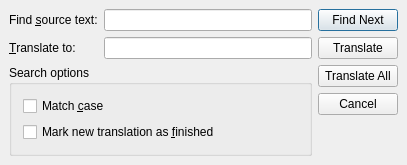
<ui version="4.0" >
 <comment>*********************************************************************
**
** Copyright (C) 1992-$THISYEAR$ $TROLLTECH$. All rights reserved.
**
** This file is part of the $MODULE$ of the Qt Toolkit.
**
** $TROLLTECH_DUAL_LICENSE$
**
** This file is provided AS IS with NO WARRANTY OF ANY KIND, INCLUDING THE
** WARRANTY OF DESIGN, MERCHANTABILITY AND FITNESS FOR A PARTICULAR PURPOSE.
**
*********************************************************************</comment>
 <class>TranslateDialog</class>
 <widget class="QDialog" name="TranslateDialog" >
  <property name="geometry" >
   <rect>
    <x>0</x>
    <y>0</y>
    <width>407</width>
    <height>145</height>
   </rect>
  </property>
  <property name="sizePolicy" >
   <sizepolicy vsizetype="Maximum" hsizetype="Preferred" >
    <horstretch>0</horstretch>
    <verstretch>0</verstretch>
   </sizepolicy>
  </property>
  <property name="windowTitle" >
   <string>Qt Linguist</string>
  </property>
  <property name="whatsThis" >
   <string>This window allows you to search for some text in the translation source file.</string>
  </property>
  <layout class="QHBoxLayout" >
   <property name="spacing" >
    <number>6</number>
   </property>
   <property name="leftMargin" >
    <number>9</number>
   </property>
   <property name="topMargin" >
    <number>9</number>
   </property>
   <property name="rightMargin" >
    <number>9</number>
   </property>
   <property name="bottomMargin" >
    <number>9</number>
   </property>
   <item>
    <layout class="QVBoxLayout" >
     <property name="spacing" >
      <number>6</number>
     </property>
     <property name="leftMargin" >
      <number>0</number>
     </property>
     <property name="topMargin" >
      <number>0</number>
     </property>
     <property name="rightMargin" >
      <number>0</number>
     </property>
     <property name="bottomMargin" >
      <number>0</number>
     </property>
     <item>
      <layout class="QGridLayout" >
       <property name="leftMargin" >
        <number>0</number>
       </property>
       <property name="topMargin" >
        <number>0</number>
       </property>
       <property name="rightMargin" >
        <number>0</number>
       </property>
       <property name="bottomMargin" >
        <number>0</number>
       </property>
       <property name="horizontalSpacing" >
        <number>6</number>
       </property>
       <property name="verticalSpacing" >
        <number>6</number>
       </property>
       <item row="1" column="1" >
        <widget class="QLineEdit" name="ledTranslateTo" >
         <property name="whatsThis" >
          <string>Type in the text to search for.</string>
         </property>
        </widget>
       </item>
       <item row="0" column="0" >
        <widget class="QLabel" name="findWhat" >
         <property name="text" >
          <string>Find &amp;source text:</string>
         </property>
         <property name="buddy" >
          <cstring>ledFindWhat</cstring>
         </property>
        </widget>
       </item>
       <item row="1" column="0" >
        <widget class="QLabel" name="translateTo" >
         <property name="text" >
          <string>&amp;Translate to:</string>
         </property>
         <property name="buddy" >
          <cstring>ledTranslateTo</cstring>
         </property>
        </widget>
       </item>
       <item row="0" column="1" >
        <widget class="QLineEdit" name="ledFindWhat" >
         <property name="whatsThis" >
          <string>Type in the text to search for.</string>
         </property>
        </widget>
       </item>
      </layout>
     </item>
     <item>
      <widget class="QGroupBox" name="groupBox" >
       <property name="title" >
        <string>Search options</string>
       </property>
       <layout class="QVBoxLayout" >
        <item>
         <widget class="QCheckBox" name="ckMatchCase" >
          <property name="whatsThis" >
           <string>Texts such as 'TeX' and 'tex' are considered as different when checked.</string>
          </property>
          <property name="text" >
           <string>Match &amp;case</string>
          </property>
         </widget>
        </item>
        <item>
         <widget class="QCheckBox" name="ckMarkFinished" >
          <property name="text" >
           <string>Mark new translation as &amp;finished</string>
          </property>
         </widget>
        </item>
        <item>
         <spacer>
          <property name="orientation" >
           <enum>Qt::Vertical</enum>
          </property>
          <property name="sizeHint" >
           <size>
            <width>20</width>
            <height>40</height>
           </size>
          </property>
         </spacer>
        </item>
       </layout>
      </widget>
     </item>
    </layout>
   </item>
   <item>
    <layout class="QVBoxLayout" >
     <property name="spacing" >
      <number>6</number>
     </property>
     <property name="leftMargin" >
      <number>0</number>
     </property>
     <property name="topMargin" >
      <number>0</number>
     </property>
     <property name="rightMargin" >
      <number>0</number>
     </property>
     <property name="bottomMargin" >
      <number>0</number>
     </property>
     <item>
      <widget class="QPushButton" name="findNxt" >
       <property name="whatsThis" >
        <string>Click here to find the next occurrence of the text you typed in.</string>
       </property>
       <property name="text" >
        <string>Find Next</string>
       </property>
       <property name="default" >
        <bool>true</bool>
       </property>
       <property name="flat" >
        <bool>false</bool>
       </property>
      </widget>
     </item>
     <item>
      <widget class="QPushButton" name="translate" >
       <property name="text" >
        <string>Translate</string>
       </property>
      </widget>
     </item>
     <item>
      <widget class="QPushButton" name="translateAll" >
       <property name="text" >
        <string>Translate All</string>
       </property>
      </widget>
     </item>
     <item>
      <widget class="QPushButton" name="cancel" >
       <property name="whatsThis" >
        <string>Click here to close this window.</string>
       </property>
       <property name="text" >
        <string>Cancel</string>
       </property>
      </widget>
     </item>
     <item>
      <spacer>
       <property name="orientation" >
        <enum>Qt::Vertical</enum>
       </property>
       <property name="sizeType" >
        <enum>QSizePolicy::Expanding</enum>
       </property>
       <property name="sizeHint" >
        <size>
         <width>20</width>
         <height>51</height>
        </size>
       </property>
      </spacer>
     </item>
    </layout>
   </item>
  </layout>
 </widget>
 <layoutdefault spacing="6" margin="11" />
 <tabstops>
  <tabstop>ledFindWhat</tabstop>
  <tabstop>ledTranslateTo</tabstop>
  <tabstop>findNxt</tabstop>
  <tabstop>translate</tabstop>
  <tabstop>translateAll</tabstop>
  <tabstop>cancel</tabstop>
  <tabstop>ckMatchCase</tabstop>
  <tabstop>ckMarkFinished</tabstop>
 </tabstops>
 <resources/>
 <connections>
  <connection>
   <sender>cancel</sender>
   <signal>clicked()</signal>
   <receiver>TranslateDialog</receiver>
   <slot>reject()</slot>
   <hints>
    <hint type="sourcelabel" >
     <x>397</x>
     <y>157</y>
    </hint>
    <hint type="destinationlabel" >
     <x>373</x>
     <y>109</y>
    </hint>
   </hints>
  </connection>
 </connections>
</ui>
